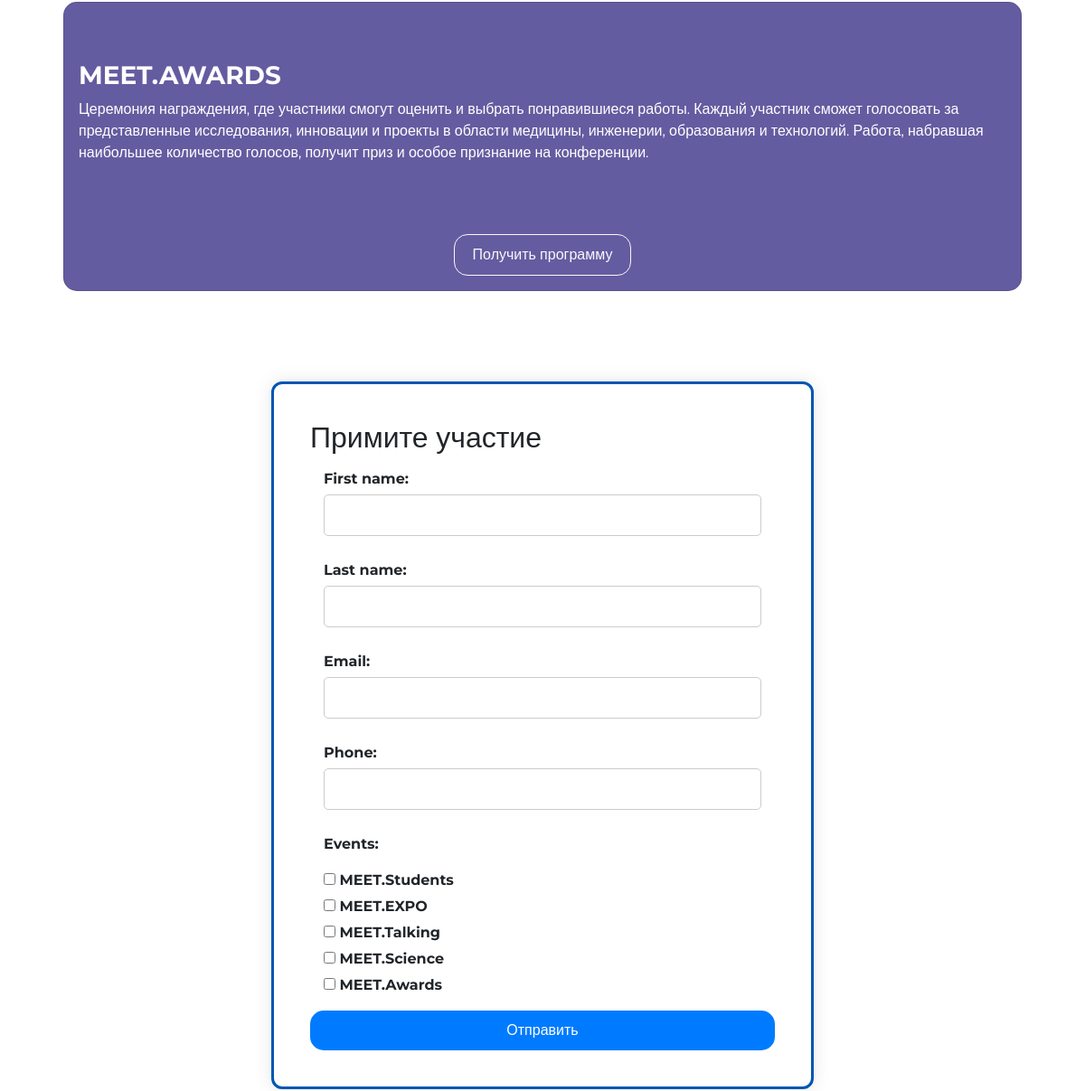
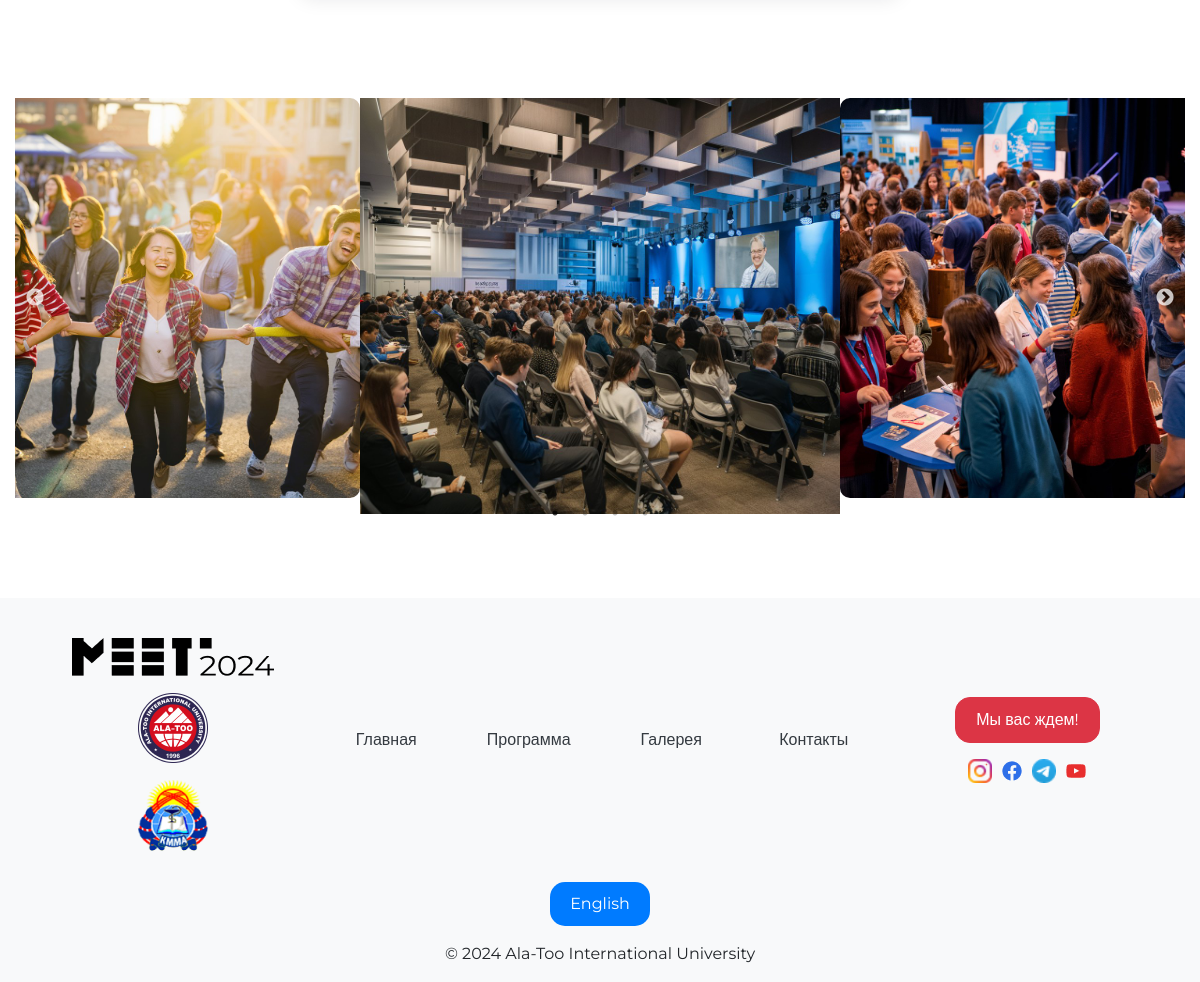
/ (lower part), run on an earlier commit of the app's database (2 pictures, top to bottom).
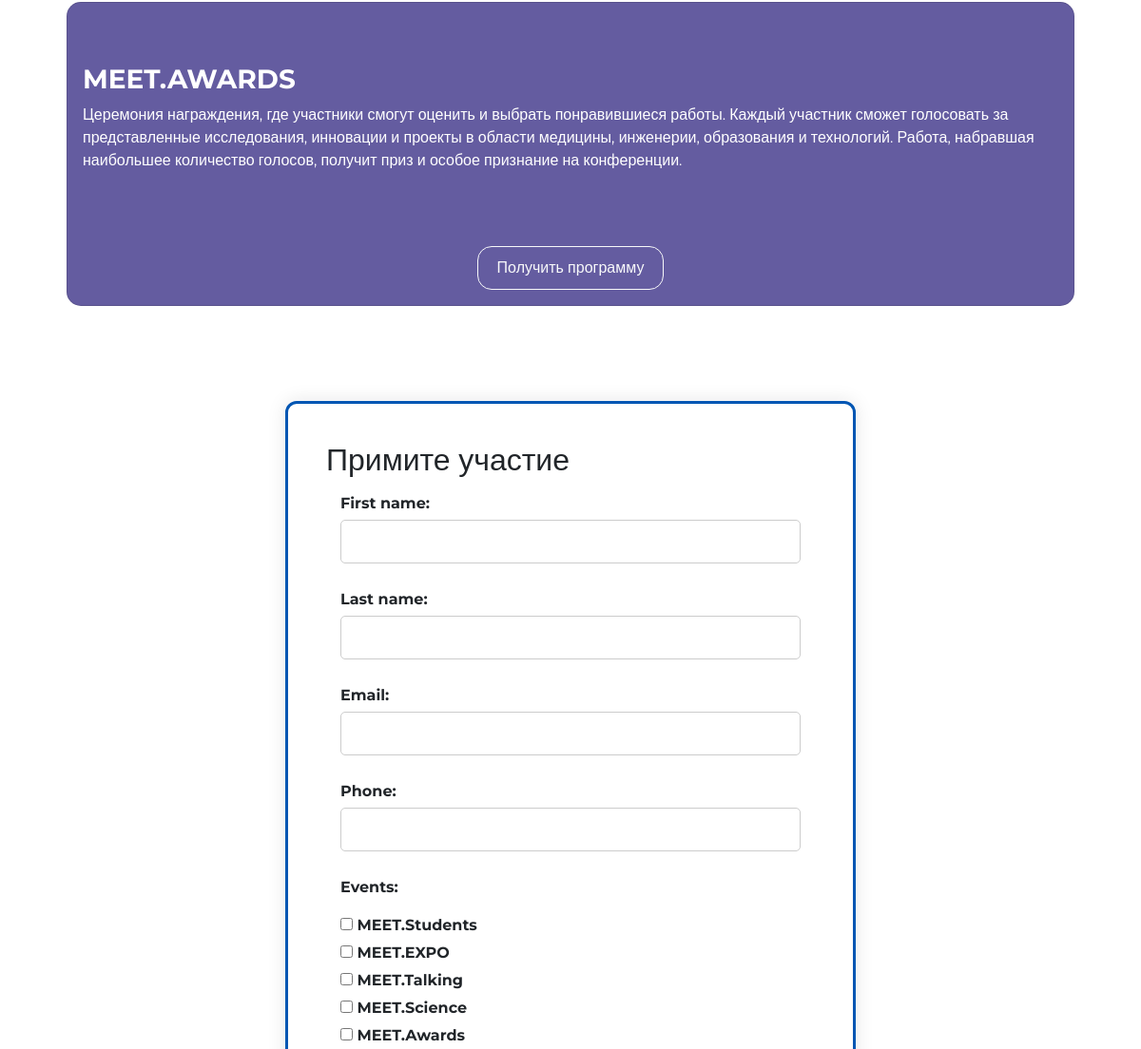
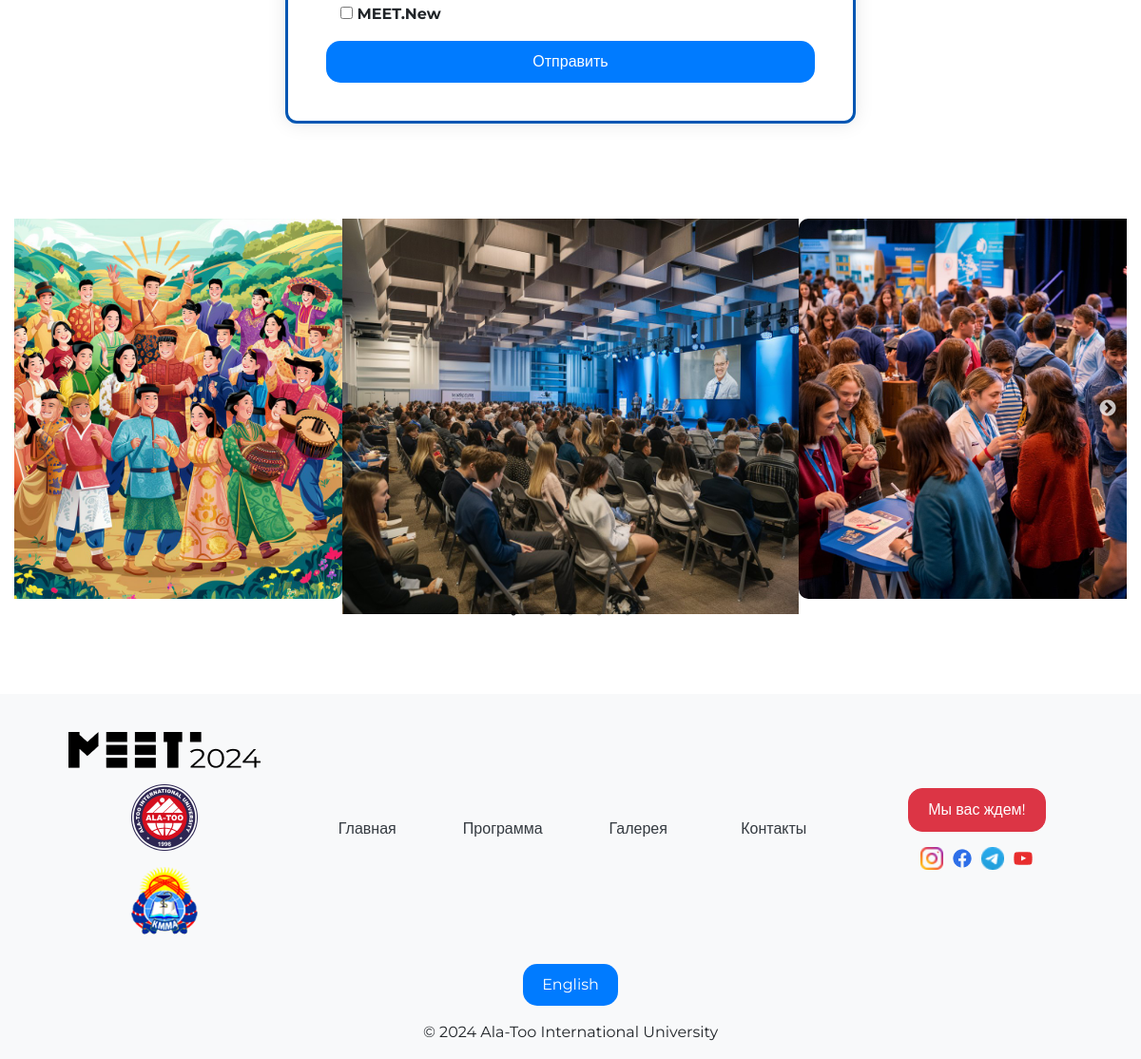
And on a later commit of the database (2 pictures, top to bottom).
### main/models.py (models this page shows, shortened)
class SliderImage(models.Model):
    image = models.ImageField(upload_to='slider/')
    caption = models.CharField(max_length=200, blank=True)

### main/views.py (the view)
# urls.py: path('', views.index, name='index'),
def index(request):
    return render_index(request, 'index.html')

### main/forms.py (shortened to what this page needs)
class RegistrationForm(forms.ModelForm):
    events = forms.ModelMultipleChoiceField(queryset=Event.objects.all(), widget=forms.CheckboxSelectMultiple)
    class Meta:
        model = Registration
        fields = ['first_name', 'last_name', 'email', 'phone', 'events']

### main/models.py (called while the page is built)
    def __str__(self):
        return self.name

### main/views.py (called while the page is built, shortened)
def render_index(request, template_name, lang='ru'):
    form = RegistrationForm()
    gallery = Gallery.objects.all()
    slider_images = SliderImage.objects.all()
    introduction_images = IntroductionImage.objects.all()
    context = {
        'form': form,
        'gallery': gallery,
        'slider_images': slider_images,
        'introduction_images': introduction_images,
    }
    return render(request, template_name, context)

### main/templates/index.html (shortened to what this page needs)
<!DOCTYPE html>
<html lang="en">
<head>
    {% load static %}
    <link rel="stylesheet" href="https://stackpath.bootstrapcdn.com/bootstrap/4.5.2/css/bootstrap.min.css">
    <link rel="stylesheet" type="text/css" href="https://cdnjs.cloudflare.com/ajax/libs/slick-carousel/1.8.1/slick.min.css"/>
    <link rel="stylesheet" type="text/css" href="https://cdnjs.cloudflare.com/ajax/libs/slick-carousel/1.8.1/slick-theme.min.css"/>
    <link rel="stylesheet" href="{% static 'styles.css' %}">
</head>
<body>
    <section id="program" class="container">
        <div class="container mt-5">
            <div class="row">
                <div class="col-md-12">
                    <div class="card meet-awards p-3 d-flex justify-content-between align-items-center">
                        <div>
                            <br>
                            <br>
                            <h3>MEET.AWARDS</h3>
                            <p>Церемония награждения, где участники смогут оценить и выбрать понравившиеся работы. Каждый участник сможет голосовать за представленные исследования, инновации и проекты в области медицины, инженерии, образования и технологий. Работа, набравшая наибольшее количество голосов, получит приз и особое признание на конференции.</p>
                        </div>
                        <div class="row mt-5">
                            <div class="col-md-12 text-center">
                                <a href="../../static/program.pdf" class="btn btn-outline-light">Получить программу</a>
                            </div>
                        </div>
                    </div>
                </div>
            </div>
        </div>
    </section>
    <section id="registration" class="container form-container">
        <h2>Примите участие</h2>
        <form method="post" id="registration-form">
            <div class="form-group">
                {{ form.as_p }}
            </div>
            <button type="submit" class="btn btn-primary">Отправить</button>
        </form>
    </section>
    <section id="slider" class="container-fluid mt-4">
        <div class="gallery-slider">
            {% for image in slider_images %}
            <div>
                <img src="{{ image.image.url }}" alt="{{ image.caption }}" class="img-fluid">
            </div>
            {% endfor %}
        </div>
    </section>
    <section id="contacts">
        <footer class="bg-light py-3">
            <div class="container">
                <div class="row d-flex justify-content-around align-items-center">
                    <div class="col-md-3 text-center mb-3 mb-md-0 d-flex flex-column align-items-center">
                        <img src="{% static 'black.png' %}" alt="MEET 2024 Logo" class="mb-3">
                        <div class="d-flex flex-column align-items-center">
                            <img src="{% static 'uni1.png' %}" alt="Uni Logo" class="mb-3">
                            <img src="{% static 'uni2.png' %}" alt="Acad Logo">
                        </div>
                    </div>
                    <div class="col-md-6 text-center mb-3 mb-md-0">
                        <div class="row justify-content-center">
                            <a href="#introduction" class="nav-link text-dark col-6 col-md-3">Главная</a>
                            <a href="#program" class="nav-link text-dark col-6 col-md-3">Программа</a>
                            <a href="#slider" class="nav-link text-dark col-6 col-md-3">Галерея</a>
                            <a href="#contacts" class="nav-link text-dark col-6 col-md-3">Контакты</a>
                        </div>
                    </div>
                    <div class="col-md-3 text-center mb-3 mb-md-0 d-flex flex-column align-items-center">
                        <a href="#registration" class="btn btn-danger mb-2">Мы вас ждем!</a>
                        <div class="social-icons mt-2 d-flex justify-content-center">
                            <a href="https://www.instagram.com/alatoo.edu.kg/" class="text-dark mx-1"><img src="{% static 'instagram.png' %}" alt="Ig Logo"></a>
                            <a href="https://www.facebook.com/AlaTooInternationalUniversity/" class="text-dark mx-1"><img src="{% static 'Facebook.png' %}" alt="Fb Logo"></a>
                            <a href="#" class="text-dark mx-1"><img src="{% static 'Telegram.png' %}" alt="Tg Logo"></a>
                            <a href="https://www.youtube.com/@aiutv9125" class="text-dark mx-1"><img src="{% static 'Youtube.png' %}" alt="Yt Logo"></a>
                        </div>
                    </div>
                </div>
                <div class="row text-center mt-3">
                    <a href="{% url 'english' %}" class="btn btn-primary mx-auto">English</a>
                </div>
                <p class="text-center mt-3 mb-0">© 2024 Ala-Too International University</p>
            </div>
        </footer>
    </section>
</body>
</html>

### static/styles.css (style rules this page uses)
body { font-family: "Montserrat", sans-serif; font-optical-sizing: auto; }
.btn { padding: 10px 20px; border-radius: 15px; }
.btn-primary { background-color: #007bff; border: none; }
* { box-sizing: border-box; margin: 0; padding: 0; }
.meet-awards { background-color: #645ca0; color: white; border-radius: 15px; margin: 10px; height: 40vh; margin-bottom: 100px; }
.card h3 { margin-top: 0; font-weight: bold; }
.card p { margin: 0; }
.form-container { background: #fff; border-radius: 12px; box-shadow: 0 0 20px rgba(6, 1, 33, 0.1); width: 600px; padding: 40px; border: 3px solid #0056b3; background-origin: border-box; background-clip: content-box, border-box; margin-bottom: 100px; }
.form-group { margin: 15px; }
.form-group label { display: block; margin-bottom: 5px; font-weight: bold; }
.form-group input[type="text"], .form-group input[type="email"] { padding: 10px; border: 1px solid #ccc; border-radius: 5px; width: 100%; box-sizing: border-box; margin-bottom: 10px; }
button { background-color: #007bff; color: #fff; padding: 10px 20px; border: none; border-radius: 5px; cursor: pointer; width: 100%; font-size: 16px; }
footer { margin-top: 100px; }
footer .social-icons a { display: inline-block; width: 24px; height: 24px; }
footer .social-icons a img { width: 100%; height: auto; }
footer .btn-danger { margin-bottom: 10px; }
footer .row { margin-bottom: 0; }
footer .d-flex.flex-column.align-items-center img { margin-bottom: 15px; }
footer .social-icons { margin-top: 10px; }
footer .social-icons a { margin: 0 5px; }

### main/templates/index.html (style rules this page uses)
html, body { height: 100%; margin: 0; padding: 0; overflow-x: hidden; }
.slick-slider { width: 100%; height: 100vh; }
.slick-slide img { width: 100%; height: 50vh; object-fit: cover; border-radius: 10px; }
.gallery-slider { width: 100%; height: 50vh; }
.gallery-slider .slick-slide { padding: 0 20px; }
.gallery-slider .slick-slide img { transition: transform 0.3s; }
.gallery-slider .slick-center img { transform: scale(1.2); }
* { box-sizing: border-box; margin: 0; padding: 0; }
.form-container .form-group { position: relative; }

What changed in the data, as far as the page shows it:
no longer on this page (row unchanged): SliderImage: image (picture)
added SliderImage: image (picture)
Also different on the page:
form field events: "☐ ☐ ☐ ☐ ☐" → "☐ ☐ ☐ ☐ ☐ ☐"
text no longer shown: "First name: Last name: Email: Phone: Events: MEET.Students MEET.EXPO MEET.Talking MEET.Science MEET.Awards"
text now shown: "First name: Last name: Email: Phone: Events: MEET.Students MEET.EXPO MEET.Talking MEET.Science MEET.Awards MEET.New"
